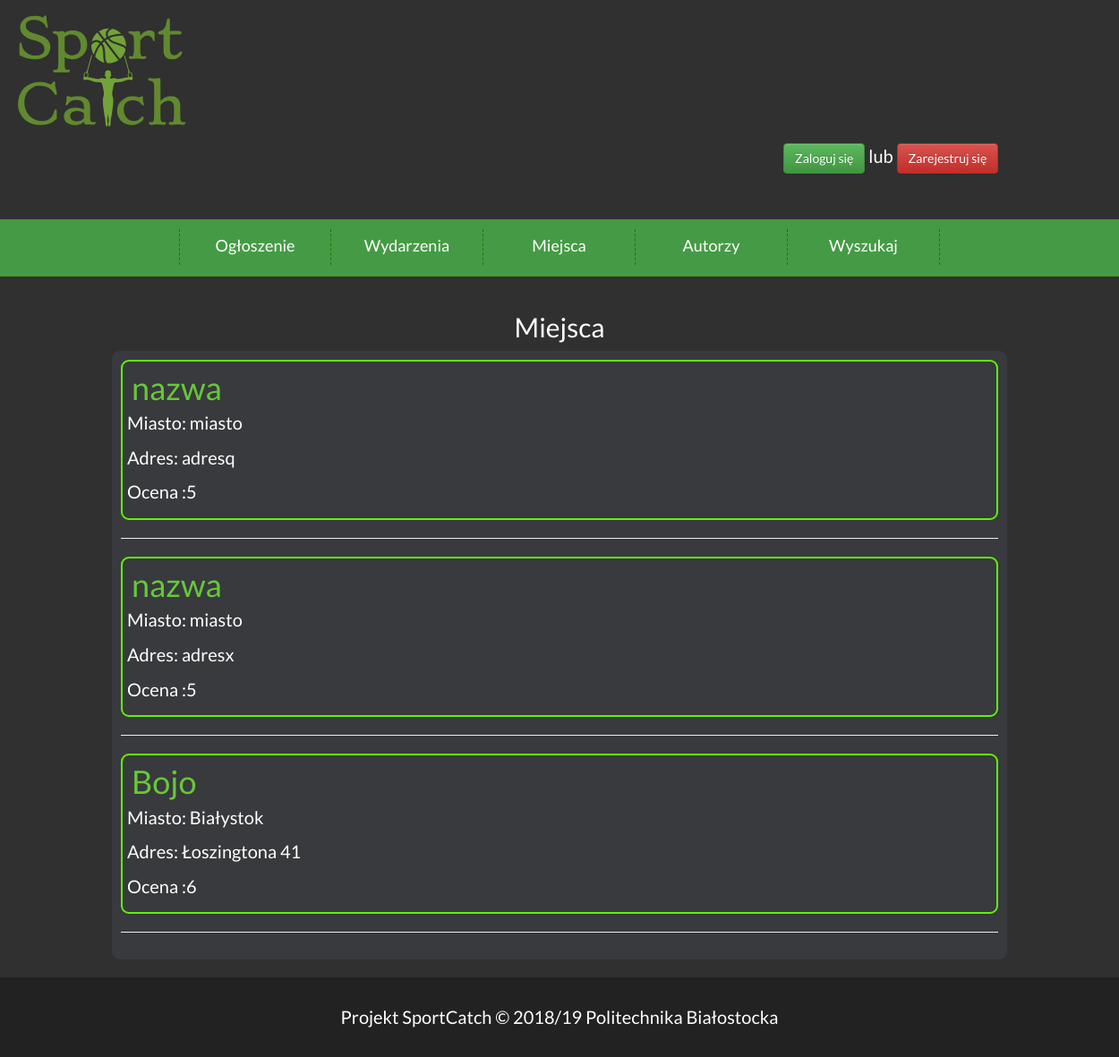
Before: /place-list with the older database file.
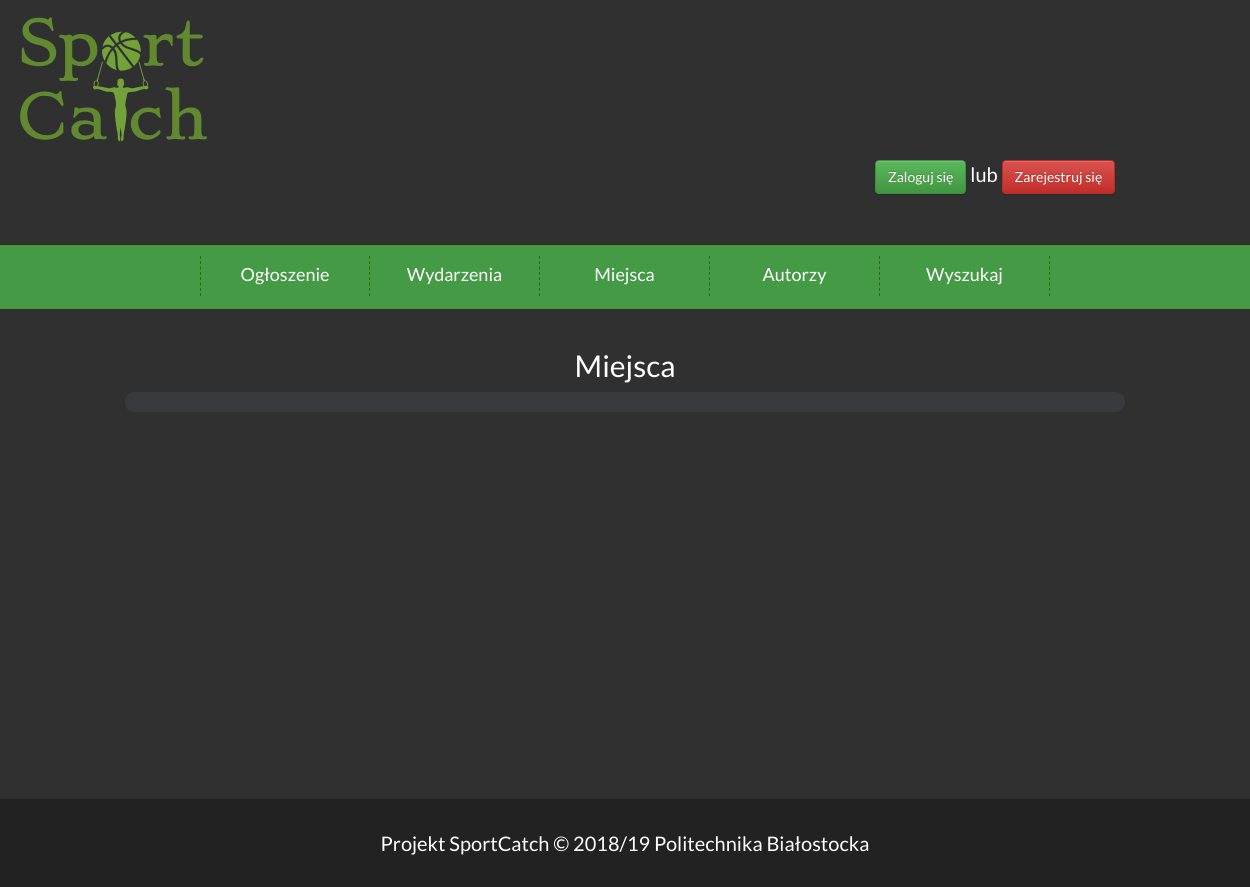
After: the same page with the newer database file.
### event/models.py (models this page shows, shortened)
class miejsce(models.Model):
    adres=models.CharField(max_length=100)
    miasto=models.CharField(max_length=100, default="Białystok")
    nazwa=models.CharField(max_length=100)
    zaakceptowane=models.BooleanField(default=False)
    Srednia_ocen=models.IntegerField( default=0)
    photo = models.ImageField(upload_to='miejsca/', blank=True, default='miejsca/Default.jpg')
    class Meta:
        verbose_name = 'Miejsce'
        verbose_name_plural = 'Miejsca'

### event/views.py (the view)
# urls.py: path('place-list', views.ListaMiejsc, name='place_list'),
def ListaMiejsc(request):
    user = Profile.objects.all()
    if request.user.is_authenticated:
        user = Profile.objects.get(user=request.user)
    miejsca_lista = miejsce.objects.all()
    profiles = Profile.objects.all()
    return render(request, 'event/place_list.html', {'miejsca': miejsca_lista, 'profiles': profiles, 'user': user})

### event/templates/event/place_list.html (shortened to what this page needs)
{% extends 'Base.html' %}
{% block content %}
<center><h2>Miejsca</h2></center>
<div style="background-color:#383a3d;padding:10px; border-radius: 9px">
{% for miejsce in miejsca %}
    <div style="border: 2px solid #5ef308; border-radius: 9px; padding:5px;">
    <h1 style="margin:5px"><a style="color:#67C838;text-decoration:none;"
                              href="{% url 'miejsce_wydarzenia' pk=miejsce.pk %}#">{{miejsce.nazwa}}</a>
    </h1>
    <p>Miasto: {{miejsce.miasto}}</p>
    <p>Adres: {{miejsce.adres}}</p>
    <p>Ocena :{{miejsce.Srednia_ocen}}</p>
    </div>
    <hr/>
{%endfor%}
   </div>
{% endblock %}

### event/templates/Base.html (shortened to what this page needs)
<!DOCTYPE HTML>
<html lang="pl">
<head>
	<link rel="stylesheet" href="https://maxcdn.bootstrapcdn.com/bootstrap/3.3.7/css/bootstrap.min.css">
	<link rel="stylesheet" href="https://maxcdn.bootstrapcdn.com/bootstrap/3.3.7/css/bootstrap-theme.min.css">
	<link href="/static/style.css" rel="stylesheet" type="text/css" />
	<link href="css/fontello.css" rel="stylesheet" type="text/css" />
</head>
<body>
	<div class="wrapper">
		<div class="header">
			<div class="logo">
				<a  href="{% url 'index' %}"><img src="/static/images/sportcatch.svg"/></a>
			</div>
		</div>
		<div class="login" >
		{% if request.user.is_authenticated%}
			<p>
			Hej, {{ request.user.username }}!
			<span><img height="100" src="{{profiles.photo.url}}" /></span>
			<a href="{% url 'logout' %}" class="btn btn-success">
                Wyloguj!
                 </a>
			</p>
			{% if user.photo %}
		<img   height="100" src="{{user.photo.url}}"/>
			{%endif%}
		{% else %}
			<div style="margin-top:60px;">
			<a  href="{% url 'login'%}?next={{ request.path|urlencode }}" class="btn btn-success">Zaloguj się</a>
			<span >lub</span>
			<a href="{% url 'register' %}"  class="btn btn-danger">Zarejestruj się</a>
				</div>
			{% endif %}
		</div>
		<div class="nav">
			<ol>
				<li><span>Ogłoszenie</span>
				</li>
				<li><span>Wydarzenia</span>
				</li>
				<li><span>Miejsca</span>
				</li>
				<li><a href="#">Autorzy</a></li>
				<li><a href="{%url 'searching' %}">Wyszukaj</a></li>
			</ol>
		</div>
		<div class="content">
			{% block content %}{% endblock content %}
		</div>
		<div class="footer">Projekt SportCatch &copy; 2018/19 Politechnika Białostocka</div>
	</div>
</body>
</html>

### event/static/style.css (style rules this page uses)
body { background-color: #303030; color: #ffffff; font-family: 'Lato', sans-serif; font-size: 20px; margin: 0 !important; }
.wrapper { width: 100%; }
.header { width:100%; padding: 0 0 80px; }
.login { position:relative; height:100px; width: 400px; top:0%; left:70%; margin-bottom: 5px; }
.logo { width: 450px; font-size: 48px; margin-left: 10px; margin-top: 10px; margin-right: auto; float: left; }
.logo img { height:150px; }
.nav { width: 100%; padding: 10px 0; background-color: #459b45; text-align: center; border-top: 1px solid #46981F; border-bottom: 1px solid #46981F; }
.content { margin-top: 10px; margin-bottom: 10px; width: 1000px; margin-left: auto; margin-right: auto; text-align: justify; padding-top: 10px; min-height: 460px; }
.footer { text-align: center; background-color: #222222; padding: 30px; margin-top: 20px; }
ol { padding: 0; margin: 0; list-style-type: none; font-size: 18px; height: 35px; line-height: 200%; display: inline-block; }
ol a { color: #ffffff; text-decoration: none; display: block; }
ol > li { float: left; width: 170px; height: 40px; border-right: 1px dashed #296D09; transition: 0.3s; }
ol > li:first-child { border-left: 1px dashed #296D09; }

Changed rows visible on the page:
removed miejsce: nazwa "nazwa", miasto "miasto", adres "adresq", Srednia_ocen "5"
removed miejsce: nazwa "nazwa", miasto "miasto", adres "adresx", Srednia_ocen "5"
removed miejsce: nazwa "Bojo", miasto "Białystok", adres "Łoszingtona 41", Srednia_ocen "6"
